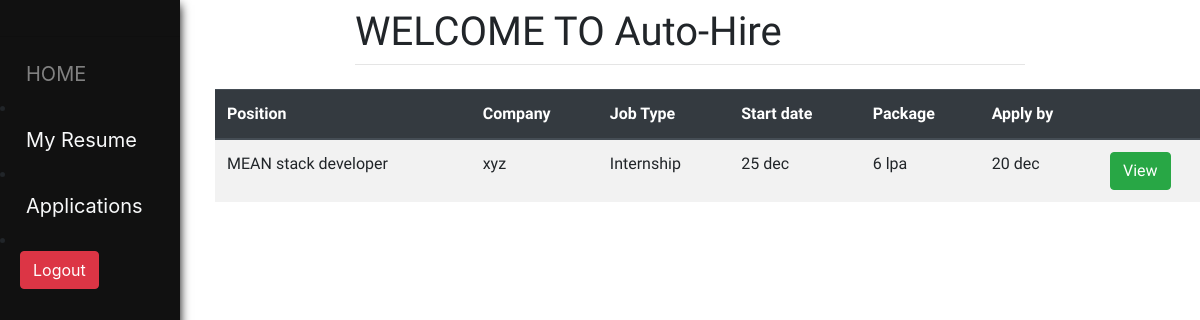
Screenshot of /job_applications/ (signed in) with the database file from the repository.
### home/models.py (models this page shows, shortened)
class Apply_for_job(models.Model):
    user = models.ForeignKey(User, on_delete=models.CASCADE)
    resume = models.ForeignKey(Resume, on_delete=models.CASCADE) #error
    job = models.ForeignKey(Job, on_delete=models.CASCADE)
    position = models.CharField(max_length=200, null=False)
    company = models.CharField(max_length=200, null=False)
    start_date = models.CharField(max_length=200, null=False)
    job_type = models.CharField(max_length=50, null=False)
    package = models.CharField(max_length=200, null=False)
    apply_by = models.CharField(max_length=200, null=False)
    applied_by = models.CharField(max_length=200, null=True)
    status = models.CharField(max_length=20, null=True, blank=True)

### home/views.py (the view)
# urls.py: path('job_applications/', views.application_view, name='application_view'),
def application_view(request):
    jobs = Apply_for_job.objects.filter(user = request.user)
    return render(request, 'home/applications.html', {'jobs':jobs})

### home/templatetags/has_group.py (called while the page is built)
@register.filter(name='has_group')
def has_group(user, group_name):
    return user.groups.filter(name=group_name).exists()

### home/templates/home/applications.html
{% extends "home/index.html" %}
{% block content %}
<div class="cart">
    <div class="row">
        <div class="col-sm-12">
            <div class="table-responsive">
                <table class="table table-striped" style="width:1000px">
                    <thead class="thead-dark">
                    <tr>
                        <th scope="col">Position</th>
                        <th scope="col">Company</th>
                        <th scope="col">Job Type</th>
                        <th scope="col">Start date</th>
                        <th scope="col">Package</th>
                        <th scope="col">Apply by</th>
                        <th></th>
                    </tr>
                    </thead>
                    <tbody>
                        {% for j in jobs %}
                    <tr>
                        <td>{{ j.position }}</td>
                        <td>{{ j.company }} </td>
                        <td>{{ j.job_type }}</td>
                        <td>{{ j.start_date }}</td>
                        <td>{{ j.package }} </td>
                        <td>{{ j.apply_by }} </td>
                        <td><a class="btn btn-success" href="{% url 'home:applied_jobdeatils_view' j.id %}">View</a></td>
                    </tr>
                        {% endfor %}
                    </tbody>
                </table>
            </div>
        </div>
    </div>
</div>
{% endblock content %}

### rows the page displays
Apply_for_job: position "MEAN stack developer", company "xyz", job_type "Internship", start_date "25 dec", package "6 lpa", apply_by "20 dec"
